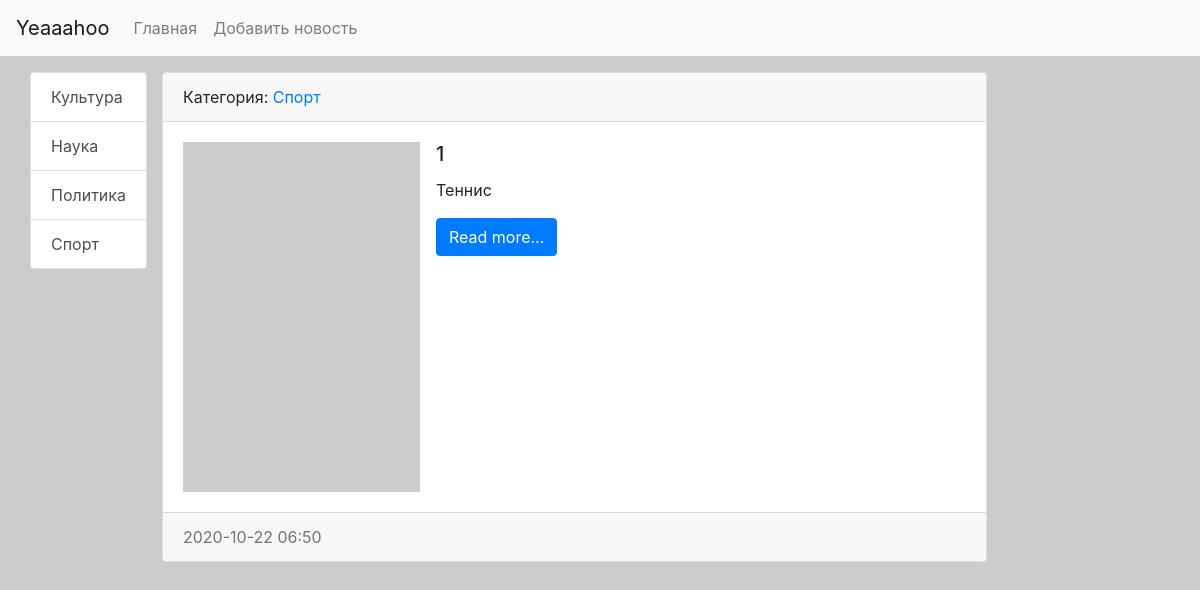
Screenshot of /news/10/ with the database file from the repository.
### news/models.py (models this page shows, shortened)
class Category(models.Model):
    title = models.CharField(max_length=150, db_index=True, verbose_name="Наименование")
    def get_absolute_url(self):
        return reverse('category', kwargs={"category_id": self.pk})
    def __str__(self):
        return self.title
    class Meta:
        verbose_name = 'Категория'
        verbose_name_plural = 'Категории'
        ordering = ['title']

class News(models.Model):
    title = models.CharField(max_length=150, verbose_name='Наименование')
    content = models.TextField(blank=True, verbose_name='Контет')
    created_at = models.DateTimeField(auto_now_add=True, verbose_name='Создано')
    updated_at = models.DateTimeField(auto_now=True, verbose_name='Обновлено')
    photo = models.ImageField(upload_to='photos/%Y/%m/%d/', verbose_name='Фото')
    is_published = models.BooleanField(default=True, verbose_name='Публиковано?')
    category = models.ForeignKey('Category', on_delete=models.PROTECT, verbose_name="Категория")
    class Meta:
        verbose_name = 'Новость'
        verbose_name_plural = 'Новости'
        ordering = ['-created_at']

### news/views.py (the view)
# urls.py: path('news/<int:pk>/', ViewNews.as_view(), name='view_news'),
class ViewNews(DetailView):
    model = News
    context_object_name = 'news_item'

### news/templatetags/news_tags.py (called while the page is built)
@register.inclusion_tag('news/list_categories.html')
def show_categories(arg1='Hello', arg2='World'):
    categories = Category.objects.all()
    return {'categories': categories, 'arg1': arg1, 'arg2': arg2}

### news/templates/news/news_detail.html (shortened to what this page needs)
 {% extends 'base.html' %}
{% block sidebar %}
{% include 'inc/_sidebar.html' %}
{% endblock %}
{% block content %}
                  <div class="card mb-3">
                      <div class="card-header">
                          Категория: <a href="{{ news_item.category.get_absolute_url }}">{{ news_item.category }}</a>
                      </div>
                      <div class="card-body">
                        {% if news_item.photo %}
                            <img src="{{ news_item.photo.url }}" alt="" width="350" class="float-left mr-3">
                            {% else %}
                            <img src="https://picsum.photos/id/237/350/300" alt="" class="float-left mr-3">
                        {% endif %}
                                <h5 class="card-title">{{ news_item.title }}</h5>
                                {% autoescape off %}
                                <p class="card-text">{{ news_item.content }}</p>
                                {% endautoescape %}
                            <a href="#" class="btn btn-primary">Read more...</a>
                      </div>
                      <div class="card-footer text-muted">
                          {{ news_item.created_at|date:"Y-m-d H:i" }}
                      </div>
                  </div>
{% endblock %}

### news/templates/news/list_categories.html
<div class="list-group">
    {% for item in categories %}
  <a href="{{ item.get_absolute_url }}" class="list-group-item list-group-item-action">{{ item.title}}</a>
    {% endfor %}
</div>

### portal/static/css/style.css (style rules this page uses)
body { background-color: #ccc; }

### rows the page displays
Category: title "Культура"
Category: title "Наука"
Category: title "Политика"
Category: title "Спорт"
News: category "Спорт", title "1", content "Теннис", created_at "2020-10-22 06:50"
